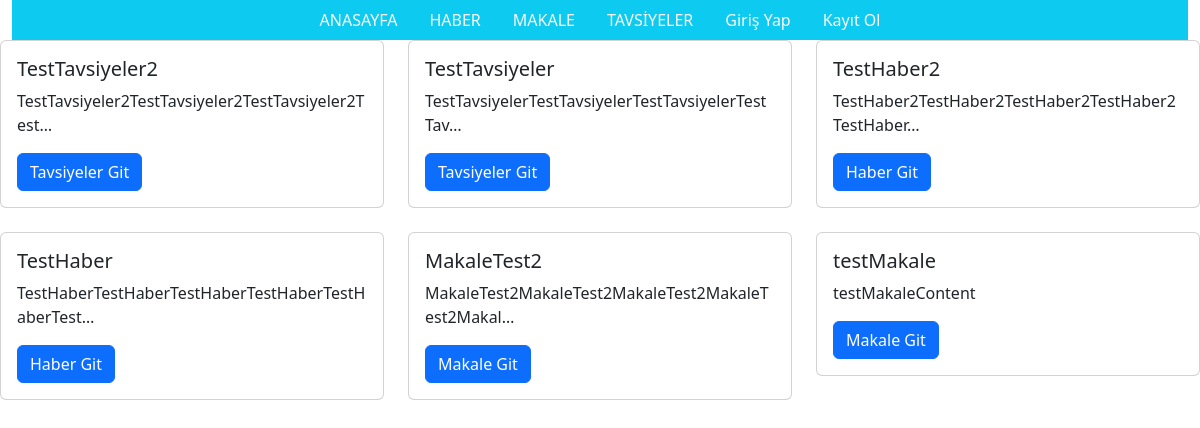
The app's page /, older data.
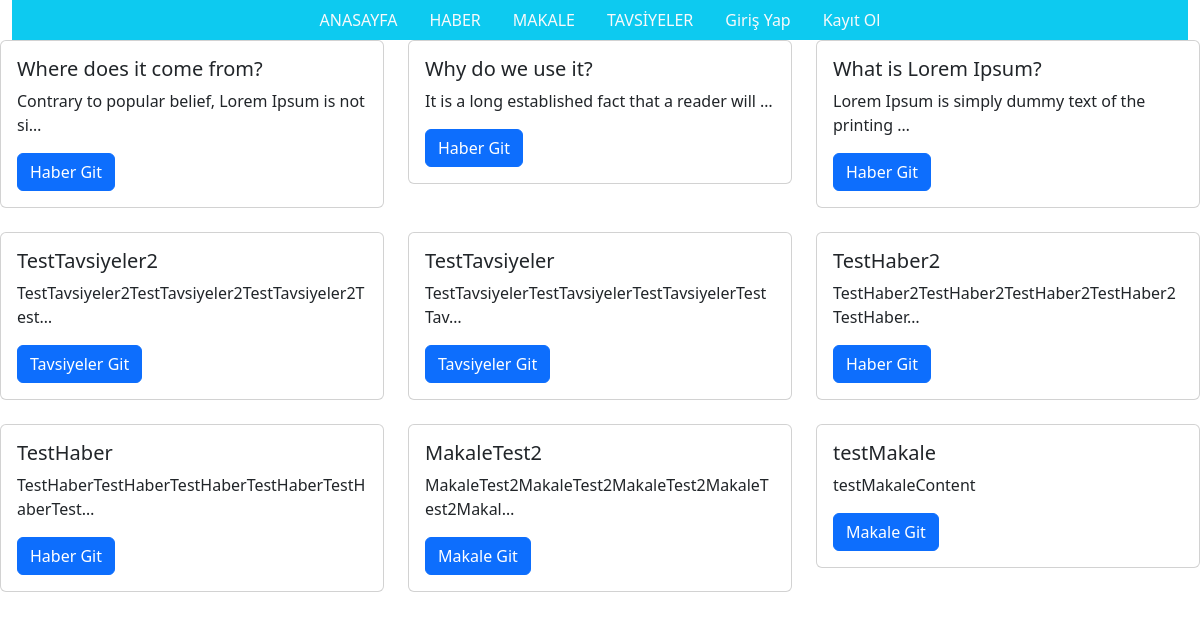
The same page, newer data.
### api/models.py (models this page shows, shortened)
class Post(models.Model):
    category_title = models.ForeignKey(Category, on_delete=models.CASCADE)
    title = models.CharField(max_length=255)
    content = models.TextField()
    author = models.ForeignKey(User, on_delete=models.CASCADE)
    created_at = models.DateTimeField(auto_now_add=True)

class Category(models.Model):
    category_title = models.CharField(max_length=50)
    author = models.ForeignKey(User, on_delete=models.CASCADE)
    def __str__(self):
        return self.category_title

### api/views.py (the view)
# urls.py: 2. Add a URL to urlpatterns:  path('', views.home, name='home')
def home(request):
    latest_posts = Post.objects.order_by("-created_at")[:12]
    context = {"latest_posts": latest_posts}
    return render(request, "home.html", locals())

### templates/home.html (shortened to what this page needs)
<!DOCTYPE html>
<html>
<head>
    {% load bootstrap5 %}
    {% bootstrap_css %}
</head>
<body>
    <div class="container-fluid">
        <ul class="nav bg-info d-flex justify-content-center">
            <li class="nav-item">
                <a class="nav-link link-light" href="/">ANASAYFA</a>
            </li>
            <li class="nav-item">
                <a class="nav-link link-light" href="{% url 'haber' %}">HABER</a>
            </li>
            <li class="nav-item">
                <a class="nav-link link-light" href="{% url 'makale' %}">MAKALE</a>
            </li>
            <li class="nav-item">
                <a class="nav-link link-light" href="{% url 'tavsiyeler' %}">TAVSİYELER</a>
            </li>
            {% if user.is_authenticated %}
<li class="nav-item">
    <a class="nav-link link-light" href="{% url 'profil' %}">
        <i class="fa fa-sign-out"></i> Profilim
    </a>
</li>
<li class="nav-item">
    <a class="nav-link link-light" href="{% url 'logout' %}">
        <i class="fa fa-sign-out"></i> Çıkış Yap
    </a>
</li>
{% else %}
<li class="nav-item">
    <a class="nav-link link-light" href="{% url 'login' %}">
         Giriş Yap
    </a>
</li>
<li class="nav-item">
    <a class="nav-link link-light" href="{% url 'register' %}">
         Kayıt Ol
    </a>
</li>
{% endif %}
        </ul>
    </div>
    <div class="row">
        {% for post in latest_posts %}
        <div class="col-sm-4 mb-4">
          <div class="card">
            <div class="card-body">
              <h5 class="card-title">{{ post.title }}</h5>
              <p class="card-text">{{ post.content|truncatechars:50 }}</p>
              <a href="{% url 'post_detail' pk=post.pk %}" class="btn btn-primary"
                >{{post.category_title}} Git</a>
            </div>
          </div>
        </div>
        {% endfor %}
      </div>
</body>
</html>

Row changes from the older to the newer data that the page shows:
added Post: title "Where does it come from?", content "Contrary to popular belief, Lorem Ipsum is not si…", category_title "Haber"
added Post: title "Why do we use it?", content "It is a long established fact that a reader will …", category_title "Haber"
added Post: title "What is Lorem Ipsum?", content "Lorem Ipsum is simply dummy text of the printing …", category_title "Haber"
